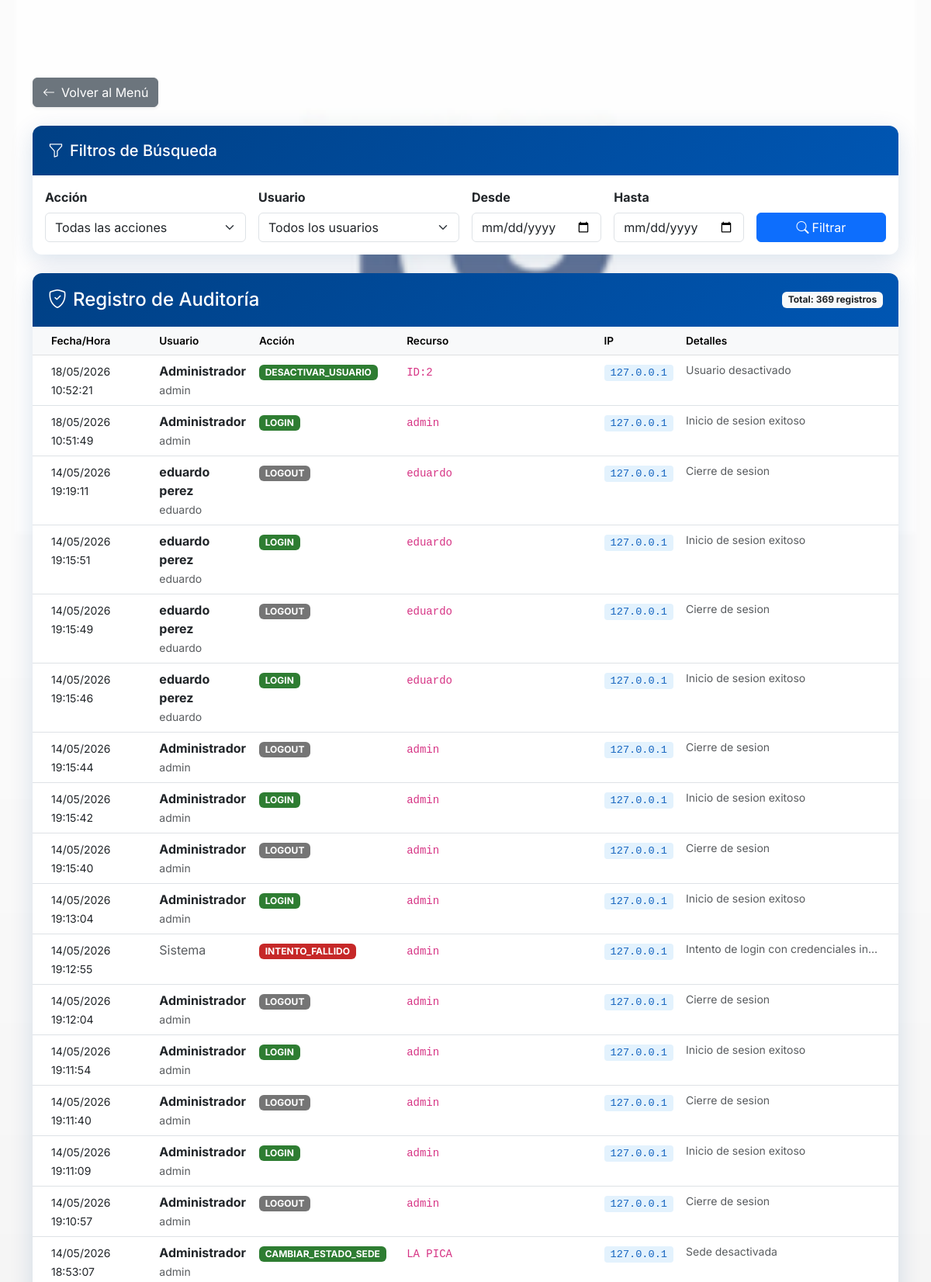
/auditoria (signed in, upper part), run on the app's committed database.
### tables this page shows
CREATE TABLE `auditoria_log` (
  `id_log` int NOT NULL AUTO_INCREMENT,
  `fecha_hora` datetime DEFAULT CURRENT_TIMESTAMP,
  `id_usuario` int DEFAULT NULL,
  `accion` varchar(50) DEFAULT NULL,
  `recurso` varchar(100) DEFAULT NULL,
  `detalles` text,
  `ip_maquina` varchar(45) DEFAULT NULL,
  PRIMARY KEY (`id_log`),
  KEY `id_usuario` (`id_usuario`),
  CONSTRAINT `auditoria_log_ibfk_1` FOREIGN KEY (`id_usuario`) REFERENCES `usuarios_sistema` (`id_usuario`) ON DELETE SET NULL
);

CREATE TABLE `usuarios_sistema` (
  `id_usuario` int NOT NULL AUTO_INCREMENT,
  `nombre_full` varchar(100) NOT NULL,
  `usuario_nick` varchar(50) NOT NULL,
  `password_hash` varchar(255) NOT NULL,
  `rol` enum('admin','operador') DEFAULT 'operador',
  `fecha_registro` timestamp NOT NULL DEFAULT CURRENT_TIMESTAMP,
  `status` int DEFAULT '1',
  PRIMARY KEY (`id_usuario`),
  UNIQUE KEY `usuario_nick` (`usuario_nick`)
);

### Core/Controller.php (called while the page is built, shortened)
<?php
class Controller {
    public function __construct() {
        $this->db = Database::getConnection();
    }
    protected function render(string $vista, array $datos = []): void {
        extract($datos);
        $ruta = __DIR__ . '/../Views/' . $vista . '.php';
        require $ruta;
    }
}

### Controllers/AuditoriaController.php (called while the page is built, shortened)
<?php
class AuditoriaController extends Controller {
    public function index(): void {
        $filtroFechaDesde = $_GET['fecha_desde'] ?? '';
        $filtroFechaHasta = $_GET['fecha_hasta'] ?? '';
        $registrosPorPagina = 50;
        $paginaActual = isset($_GET['pagina']) && is_numeric($_GET['pagina']) ? (int)$_GET['pagina'] : 1;
        $offset = ($paginaActual - 1) * $registrosPorPagina;
        $sqlBase = " FROM auditoria_log a
                     LEFT JOIN usuarios_sistema u ON a.id_usuario = u.id_usuario
                     WHERE 1=1";
        $parametros = [];
        try {
            $stmtCount = $this->db->prepare("SELECT COUNT(*) as total" . $sqlBase);
            $stmtCount->execute($parametros);
            $totalRegistros = (int)$stmtCount->fetch(PDO::FETCH_ASSOC)['total'];
            $sql = "SELECT a.*, u.nombre_full, u.usuario_nick" . $sqlBase . " ORDER BY a.fecha_hora DESC LIMIT :limit OFFSET :offset";
            $stmt = $this->db->prepare($sql);
            $stmt->bindValue(':limit', $registrosPorPagina, PDO::PARAM_INT);
            $stmt->bindValue(':offset', $offset, PDO::PARAM_INT);
            $stmt->execute();
            $logs = $stmt->fetchAll(PDO::FETCH_ASSOC);
        } catch (PDOException $e) {
            die("Error en base de datos al cargar auditoría: " . $e->getMessage());
        }
        $this->render('auditoria/index', compact(
            'logs', 'acciones', 'usuarios', 'totalRegistros', 'totalPaginas', 'paginaActual',
            'filtroAccion', 'filtroUsuario', 'filtroFechaDesde', 'filtroFechaHasta'
        ));
    }
}

### index.php (called while the page is built, shortened)
<?php
spl_autoload_register(function (string $clase): void {
    $directorios = [
        __DIR__ . '/Core/',
        __DIR__ . '/Models/',
        __DIR__ . '/Controllers/',
    ];
    foreach ($directorios as $dir) {
        $archivo = $dir . $clase . '.php';
        if (file_exists($archivo)) {
            return;
        }
    }
});
try {
    $app = new App();
    $app->run();
} catch (Throwable $e) {
    if ($e->getCode() === 404) {
        http_response_code(404);
        echo "<h1>404 - Página no encontrada</h1><a href='" . BASE_URL . "/'>Volver al inicio</a>";
    } else {
        http_response_code(500);
        echo "<h1>Error del sistema</h1><p>" . htmlspecialchars($e->getMessage()) . "</p>";
    }
}

### Core/Database.php (called while the page is built, shortened)
<?php
class Database {
    private static ?PDO $instance = null;
    public static function getConnection(): PDO {
        if (self::$instance === null) {
            $host   = 'localhost';
            $dbname = 'archivo_judicial';
            $user   = 'chris';
            $pass   = '04022002';
            $dsn = "mysql:host={$host};dbname={$dbname};charset=utf8mb4";
            $opciones = [
                PDO::ATTR_ERRMODE            => PDO::ERRMODE_EXCEPTION,
                PDO::ATTR_DEFAULT_FETCH_MODE => PDO::FETCH_ASSOC,
                PDO::ATTR_EMULATE_PREPARES   => false,
            ];
            try {
                self::$instance = new PDO($dsn, $user, $pass, $opciones);
            } catch (PDOException $e) {
                http_response_code(500);
                die(json_encode(['error' => 'Error de conexion a la base de datos.']));
            }
        }
        return self::$instance;
    }
}

### Views/auditoria/index.php (the view, shortened to what this page needs)
<!DOCTYPE html>
<html lang="es">
<head>
    <link href="https://cdn.jsdelivr.net/npm/bootstrap@5.3.0/dist/css/bootstrap.min.css" rel="stylesheet">
    <link rel="stylesheet" href="<?= BASE_URL ?>/assets/css/bootstrap-icons.css">
</head>
<body>
<div class="container">
    <div class="mb-4">
        <a href="<?= BASE_URL ?>/" class="btn btn-secondary shadow-sm">
            <i class="bi bi-arrow-left me-2"></i>Volver al Menú
        </a>
    </div>
    <div class="card card-auditoria mb-4">
        <div class="card-header-custom">
            <h5 class="mb-0"><i class="bi bi-funnel me-2"></i>Filtros de Búsqueda</h5>
        </div>
        <div class="card-body">
            <form method="GET" action="<?= BASE_URL ?>/auditoria">
                <div class="row g-3">
                    <div class="col-md-3">
                        <label class="form-label fw-bold">Acción</label>
                        <select class="form-select" name="accion">
                            <option value="">Todas las acciones</option>
                        </select>
                    </div>
                    <div class="col-md-3">
                        <label class="form-label fw-bold">Usuario</label>
                        <select class="form-select" name="usuario">
                            <option value="">Todos los usuarios</option>
                        </select>
                    </div>
                    <div class="col-md-2">
                        <label class="form-label fw-bold">Desde</label>
                        <input type="date" class="form-control" name="fecha_desde" value="<?= htmlspecialchars($filtroFechaDesde) ?>">
                    </div>
                    <div class="col-md-2">
                        <label class="form-label fw-bold">Hasta</label>
                        <input type="date" class="form-control" name="fecha_hasta" value="<?= htmlspecialchars($filtroFechaHasta) ?>">
                    </div>
                    <div class="col-md-2 d-flex align-items-end">
                        <button type="submit" class="btn btn-primary w-100">
                            <i class="bi bi-search me-1"></i>Filtrar
                        </button>
                    </div>
                </div>
            </form>
        </div>
    </div>
    <div class="card card-auditoria">
        <div class="card-header-custom d-flex justify-content-between align-items-center">
            <h4 class="mb-0"><i class="bi bi-shield-check me-2"></i>Registro de Auditoría</h4>
            <span class="badge bg-light text-dark">Total: <?= number_format($totalRegistros) ?> registros</span>
        </div>
        <div class="card-body p-0">
            <div class="table-responsive">
                <table class="table table-hover mb-0">
                    <thead class="table-light">
                        <tr>
                            <th class="ps-4">Fecha/Hora</th>
                            <th>Usuario</th>
                            <th>Acción</th>
                            <th>Recurso</th>
                            <th>IP</th>
                            <th class="pe-4">Detalles</th>
                        </tr>
                    </thead>
                    <tbody>
                        <?php if (count($logs) > 0): ?>
                            <?php foreach ($logs as $log): ?>
                            <tr>
                                <td class="ps-4">
                                    <small><?= date('d/m/Y H:i:s', strtotime($log['fecha_hora'])) ?></small>
                                </td>
                                <td>
                                    <?php if ($log['nombre_full']): ?>
                                        <strong><?= htmlspecialchars($log['nombre_full']) ?></strong>
                                        <br><small class="text-muted"><?= htmlspecialchars($log['usuario_nick']) ?></small>
                                    <?php else: ?>
                                        <span class="text-muted">Sistema</span>
                                    <?php endif; ?>
                                </td>
                                <td>
                                    <?php
                                    $badge_class = 'badge-login';
                                    if (strpos($log['accion'], 'LOGOUT') !== false) $badge_class = 'badge-logout';
                                    elseif (strpos($log['accion'], 'CREAR') !== false) $badge_class = 'badge-crear';
                                    elseif (strpos($log['accion'], 'EDITAR') !== false) $badge_class = 'badge-editar';
                                    elseif (strpos($log['accion'], 'DUPLICIDAD') !== false) $badge_class = 'badge-duplicidad';
                                    elseif (strpos($log['accion'], 'ACTUALIZAR') !== false) $badge_class = 'badge-actualizar';
                                    elseif (strpos($log['accion'], 'ELIMINAR') !== false) $badge_class = 'badge-eliminar';
                                    elseif (strpos($log['accion'], 'INTENTO') !== false) $badge_class = 'badge-intento';
                                    elseif (strpos($log['accion'], 'SOBRESCRITURA') !== false) $badge_class = 'badge-sobrescritura';
                                    elseif (strpos($log['accion'], 'RESPALDO') !== false) $badge_class = 'badge-respaldo';
                                    ?>
                                    <span class="badge <?= $badge_class ?>"><?= htmlspecialchars($log['accion']) ?></span>
                                </td>
                                <td><code><?= htmlspecialchars($log['recurso'] ?? '') ?></code></td>
                                <td><span class="ip-badge"><?= htmlspecialchars($log['ip_maquina'] ?? '') ?></span></td>
                                <td class="pe-4">
                                    <?php if (!empty($log['detalles'])): ?>
                                        <?php if (strlen($log['detalles']) > 100): ?>
                                            <small class="text-muted truncate-detalles"><?= htmlspecialchars(substr($log['detalles'], 0, 100)) ?>...</small>
                                            <button class="btn btn-sm btn-link p-0 fw-bold text-decoration-none" type="button" data-bs-toggle="modal" data-bs-target="#detalleModal<?= $log['id_log'] ?>">
                                                Ver más
                                            </button>
                                            <div class="modal fade" id="detalleModal<?= $log['id_log'] ?>" tabindex="-1">
                                                <div class="modal-dialog">
                                                    <div class="modal-content text-start">
                                                        <div class="modal-header">
                                                            <h5 class="modal-title text-primary"><i class="bi bi-info-circle-fill me-2"></i>Detalles Completos</h5>
                                                            <button type="button" class="btn-close" data-bs-dismiss="modal"></button>
                                                        </div>
                                                        <div class="modal-body bg-light">
                                                            <pre style="white-space: pre-wrap; font-size: 0.88rem; font-family: monospace;" class="p-3 bg-white border rounded"><?= htmlspecialchars($log['detalles']) ?></pre>
                                                        </div>
                                                        <div class="modal-footer">
                                                            <button type="button" class="btn btn-secondary btn-sm" data-bs-dismiss="modal">Cerrar</button>
                                                        </div>
                                                    </div>
                                                </div>
                                            </div>
                                        <?php else: ?>
                                            <small class="text-muted truncate-detalles"><?= htmlspecialchars($log['detalles']) ?></small>
                                        <?php endif; ?>
                                    <?php else: ?>
                                        <small class="text-muted">Sin detalles</small>
                                    <?php endif; ?>
                                </td>
                            </tr>
                            <?php endforeach; ?>
                        <?php endif; ?>
                    </tbody>
                </table>
            </div>
        </div>
    </div>
</div>
</body>
</html>

### data on the page
auditoria_log: fecha_hora "18/05/2026 10:52:21", id_usuario.nombre_full "Administrador", id_usuario.usuario_nick "admin", accion "DESACTIVAR_USUARIO", recurso "ID:2", ip_maquina "127.0.0.1", detalles "Usuario desactivado"
auditoria_log: fecha_hora "18/05/2026 10:51:49", id_usuario.nombre_full "Administrador", id_usuario.usuario_nick "admin", accion "LOGIN", recurso "admin", ip_maquina "127.0.0.1", detalles "Inicio de sesion exitoso"
auditoria_log: fecha_hora "14/05/2026 19:19:11", id_usuario.nombre_full "eduardo perez", id_usuario.usuario_nick "eduardo", accion "LOGOUT", recurso "eduardo", ip_maquina "127.0.0.1", detalles "Cierre de sesion"
auditoria_log: fecha_hora "14/05/2026 19:15:51", id_usuario.nombre_full "eduardo perez", id_usuario.usuario_nick "eduardo", accion "LOGIN", recurso "eduardo", ip_maquina "127.0.0.1", detalles "Inicio de sesion exitoso"
auditoria_log: fecha_hora "14/05/2026 19:15:49", id_usuario.nombre_full "eduardo perez", id_usuario.usuario_nick "eduardo", accion "LOGOUT", recurso "eduardo", ip_maquina "127.0.0.1", detalles "Cierre de sesion"
auditoria_log: fecha_hora "14/05/2026 19:15:46", id_usuario.nombre_full "eduardo perez", id_usuario.usuario_nick "eduardo", accion "LOGIN", recurso "eduardo", ip_maquina "127.0.0.1", detalles "Inicio de sesion exitoso"
auditoria_log: fecha_hora "14/05/2026 19:15:44", id_usuario.nombre_full "Administrador", id_usuario.usuario_nick "admin", accion "LOGOUT", recurso "admin", ip_maquina "127.0.0.1", detalles "Cierre de sesion"
auditoria_log: fecha_hora "14/05/2026 19:15:42", id_usuario.nombre_full "Administrador", id_usuario.usuario_nick "admin", accion "LOGIN", recurso "admin", ip_maquina "127.0.0.1", detalles "Inicio de sesion exitoso"
auditoria_log: fecha_hora "14/05/2026 19:15:40", id_usuario.nombre_full "Administrador", id_usuario.usuario_nick "admin", accion "LOGOUT", recurso "admin", ip_maquina "127.0.0.1", detalles "Cierre de sesion"
auditoria_log: fecha_hora "14/05/2026 19:13:04", id_usuario.nombre_full "Administrador", id_usuario.usuario_nick "admin", accion "LOGIN", recurso "admin", ip_maquina "127.0.0.1", detalles "Inicio de sesion exitoso"
auditoria_log: fecha_hora "14/05/2026 19:12:55", shows "Sistema", accion "INTENTO_FALLIDO", recurso "admin", ip_maquina "127.0.0.1", detalles "Intento de login con credenciales in…"
auditoria_log: fecha_hora "14/05/2026 19:12:04", id_usuario.nombre_full "Administrador", id_usuario.usuario_nick "admin", accion "LOGOUT", recurso "admin", ip_maquina "127.0.0.1", detalles "Cierre de sesion"
auditoria_log: fecha_hora "14/05/2026 19:11:54", id_usuario.nombre_full "Administrador", id_usuario.usuario_nick "admin", accion "LOGIN", recurso "admin", ip_maquina "127.0.0.1", detalles "Inicio de sesion exitoso"
auditoria_log: fecha_hora "14/05/2026 19:11:40", id_usuario.nombre_full "Administrador", id_usuario.usuario_nick "admin", accion "LOGOUT", recurso "admin", ip_maquina "127.0.0.1", detalles "Cierre de sesion"
auditoria_log: fecha_hora "14/05/2026 19:11:09", id_usuario.nombre_full "Administrador", id_usuario.usuario_nick "admin", accion "LOGIN", recurso "admin", ip_maquina "127.0.0.1", detalles "Inicio de sesion exitoso"
auditoria_log: fecha_hora "14/05/2026 19:10:57", id_usuario.nombre_full "Administrador", id_usuario.usuario_nick "admin", accion "LOGOUT", recurso "admin", ip_maquina "127.0.0.1", detalles "Cierre de sesion"
auditoria_log: fecha_hora "14/05/2026 18:53:07", id_usuario.nombre_full "Administrador", id_usuario.usuario_nick "admin", accion "CAMBIAR_ESTADO_SEDE", recurso "LA PICA", ip_maquina "127.0.0.1", detalles "Sede desactivada"

### other printed values
$totalRegistros "369"
